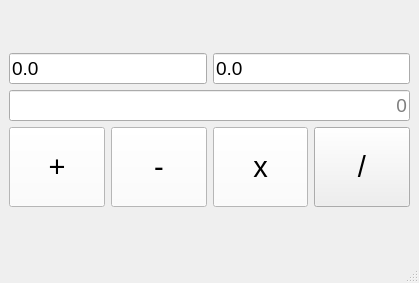
<?xml version="1.0" encoding="UTF-8"?>
<ui version="4.0">
 <class>MainWindow</class>
 <widget class="QMainWindow" name="MainWindow">
  <property name="geometry">
   <rect>
    <x>0</x>
    <y>0</y>
    <width>419</width>
    <height>283</height>
   </rect>
  </property>
  <property name="windowTitle">
   <string>MainWindow</string>
  </property>
  <widget class="QWidget" name="centralwidget">
   <layout class="QGridLayout" name="gridLayout_2">
    <item row="0" column="0">
     <layout class="QVBoxLayout" name="verticalLayout">
      <item>
       <layout class="QHBoxLayout" name="horizontalLayout">
        <item>
         <widget class="QLineEdit" name="lineEdit_2">
          <property name="font">
           <font>
            <pointsize>14</pointsize>
           </font>
          </property>
          <property name="text">
           <string>0.0</string>
          </property>
          <property name="placeholderText">
           <string>0.0</string>
          </property>
         </widget>
        </item>
        <item>
         <widget class="QLineEdit" name="lineEdit_3">
          <property name="font">
           <font>
            <pointsize>14</pointsize>
           </font>
          </property>
          <property name="text">
           <string>0.0</string>
          </property>
          <property name="placeholderText">
           <string>0.0</string>
          </property>
         </widget>
        </item>
       </layout>
      </item>
      <item>
       <widget class="QLineEdit" name="lineEdit">
        <property name="font">
         <font>
          <pointsize>14</pointsize>
         </font>
        </property>
        <property name="alignment">
         <set>Qt::AlignRight|Qt::AlignTrailing|Qt::AlignVCenter</set>
        </property>
        <property name="placeholderText">
         <string>0</string>
        </property>
       </widget>
      </item>
      <item>
       <layout class="QHBoxLayout" name="horizontalLayout_2">
        <item>
         <widget class="QPushButton" name="pushButton_11">
          <property name="minimumSize">
           <size>
            <width>0</width>
            <height>80</height>
           </size>
          </property>
          <property name="font">
           <font>
            <pointsize>22</pointsize>
           </font>
          </property>
          <property name="styleSheet">
           <string notr="true">background-color: rgb(255, 255, 255);</string>
          </property>
          <property name="text">
           <string>+</string>
          </property>
         </widget>
        </item>
        <item>
         <widget class="QPushButton" name="pushButton">
          <property name="minimumSize">
           <size>
            <width>0</width>
            <height>80</height>
           </size>
          </property>
          <property name="font">
           <font>
            <pointsize>22</pointsize>
           </font>
          </property>
          <property name="styleSheet">
           <string notr="true">background-color: rgb(255, 255, 255)</string>
          </property>
          <property name="text">
           <string>-</string>
          </property>
         </widget>
        </item>
        <item>
         <widget class="QPushButton" name="pushButton_2">
          <property name="minimumSize">
           <size>
            <width>0</width>
            <height>80</height>
           </size>
          </property>
          <property name="font">
           <font>
            <pointsize>22</pointsize>
           </font>
          </property>
          <property name="styleSheet">
           <string notr="true">background-color: rgb(255, 255, 255)</string>
          </property>
          <property name="text">
           <string>x</string>
          </property>
         </widget>
        </item>
        <item>
         <widget class="QPushButton" name="pushButton_3">
          <property name="minimumSize">
           <size>
            <width>0</width>
            <height>80</height>
           </size>
          </property>
          <property name="font">
           <font>
            <pointsize>22</pointsize>
           </font>
          </property>
          <property name="text">
           <string>/</string>
          </property>
         </widget>
        </item>
       </layout>
      </item>
     </layout>
    </item>
   </layout>
  </widget>
  <widget class="QMenuBar" name="menubar">
   <property name="geometry">
    <rect>
     <x>0</x>
     <y>0</y>
     <width>419</width>
     <height>26</height>
    </rect>
   </property>
  </widget>
  <widget class="QStatusBar" name="statusbar"/>
 </widget>
 <resources/>
 <connections>
  <connection>
   <sender>pushButton_11</sender>
   <signal>clicked()</signal>
   <receiver>MainWindow</receiver>
   <slot>calcAdd()</slot>
   <hints>
    <hint type="sourcelabel">
     <x>77</x>
     <y>200</y>
    </hint>
    <hint type="destinationlabel">
     <x>95</x>
     <y>237</y>
    </hint>
   </hints>
  </connection>
  <connection>
   <sender>pushButton</sender>
   <signal>clicked()</signal>
   <receiver>MainWindow</receiver>
   <slot>calcSub()</slot>
   <hints>
    <hint type="sourcelabel">
     <x>141</x>
     <y>216</y>
    </hint>
    <hint type="destinationlabel">
     <x>183</x>
     <y>236</y>
    </hint>
   </hints>
  </connection>
  <connection>
   <sender>pushButton_2</sender>
   <signal>clicked()</signal>
   <receiver>MainWindow</receiver>
   <slot>calcMul()</slot>
   <hints>
    <hint type="sourcelabel">
     <x>258</x>
     <y>200</y>
    </hint>
    <hint type="destinationlabel">
     <x>295</x>
     <y>238</y>
    </hint>
   </hints>
  </connection>
  <connection>
   <sender>pushButton_3</sender>
   <signal>clicked()</signal>
   <receiver>MainWindow</receiver>
   <slot>calcDiv()</slot>
   <hints>
    <hint type="sourcelabel">
     <x>372</x>
     <y>193</y>
    </hint>
    <hint type="destinationlabel">
     <x>404</x>
     <y>236</y>
    </hint>
   </hints>
  </connection>
 </connections>
 <slots>
  <slot>calcAdd()</slot>
  <slot>calcSub()</slot>
  <slot>calcMul()</slot>
  <slot>calcDiv()</slot>
 </slots>
</ui>
